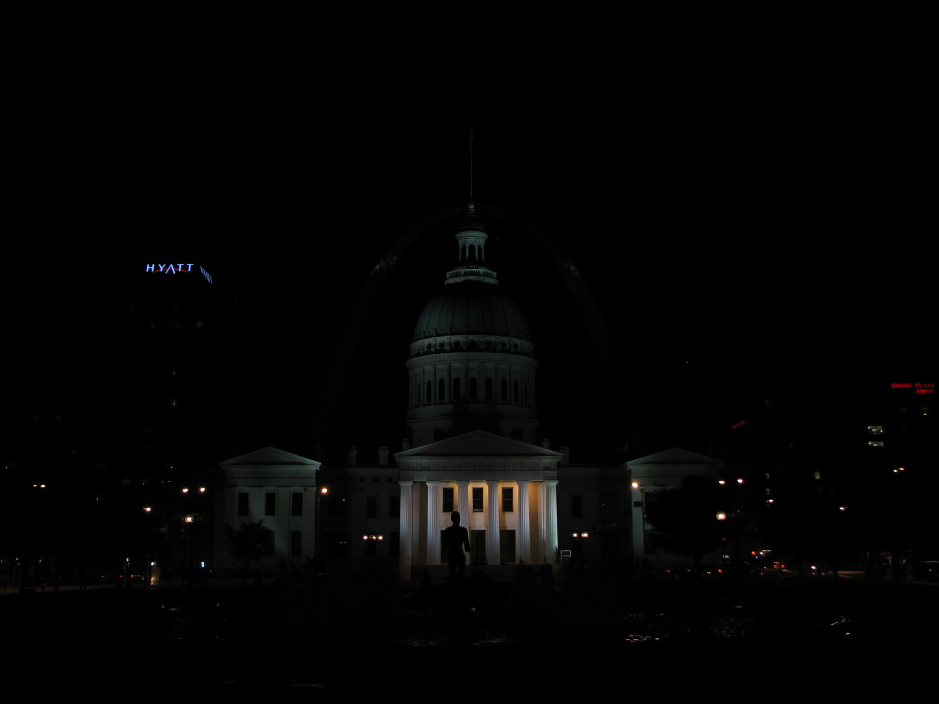
#> input picture Imagens/img_0.033.jpg, 2816 x 2112 px, found by its file name (shown at 1/3 size)
$ python 'Efeito HDR - Mantiuk - Versão 1.0.0.py'
#> lines starting #> are read from the running program, lines starting #| are printed output that depends on the picture
# Referencia
# https://github.com/spmallick/learnopencv/tree/master/hdr
# https://digital-photography-school.com/getting-real-hdr/
# https://digital-photography-school.com/bracketing-what-is-it-and-what-to-do-with-the-images/
# https://docs.opencv.org/3.4/d2/df0/tutorial_py_hdr.html
# https://www.toptal.com/opencv/python-image-processing-in-computational-photography
# https://github.com/vivianhylee/high-dynamic-range-image
# https://towardsdatascience.com/a-simple-hdr-implementation-on-opencv-python-2325dbd9c650
#

#
########################################################################
# Importação das Bibliotecas Necessárias
########################################################################
#
import cv2 as cv
import numpy as np

#
########################################################################
# Funções de Apoio
########################################################################
#
def ImagensExposicao ():

  Exposicao = np.array([ 1/30.0, 0.25, 2.5, 15.0 ], dtype=np.float32)
  NomeArquivos = [
                  "/home/asoares/OpenCV/Imagens/img_0.033.jpg",
                  "/home/asoares/OpenCV/Imagens/img_0.25.jpg",
                  "/home/asoares/OpenCV/Imagens/img_2.5.jpg",
                  "/home/asoares/OpenCV/Imagens/img_15.jpg"
                 ]

  imgImagens = []
  for Nome in NomeArquivos:
      imgTmp = cv.imread(Nome)
#> imgTmp is the input picture: shape (2112, 2816, 3); mean B, G, R 3.4, 3.7, 3.7
      imgImagens.append(imgTmp)

  return (imgImagens, Exposicao)

#
########################################################################
# Leitura das Imagens e Exposições
########################################################################
#
lstImagens, Exposicao = ImagensExposicao()

#
########################################################################
# Alinhando as Imagens
########################################################################
#
alignMTB = cv.createAlignMTB()
alignMTB.process(lstImagens, lstImagens)

#
########################################################################
# Obtendo Camera Response Function (CRF)
########################################################################
#
calibrateDebevec = cv.createCalibrateDebevec()
responseDebevec = calibrateDebevec.process(lstImagens, Exposicao)

#
########################################################################
# Juntando as Imgens de Maneira Linear
########################################################################
#
mergeDebevec = cv.createMergeDebevec()
hdrDebevec = mergeDebevec.process(lstImagens, Exposicao, responseDebevec)
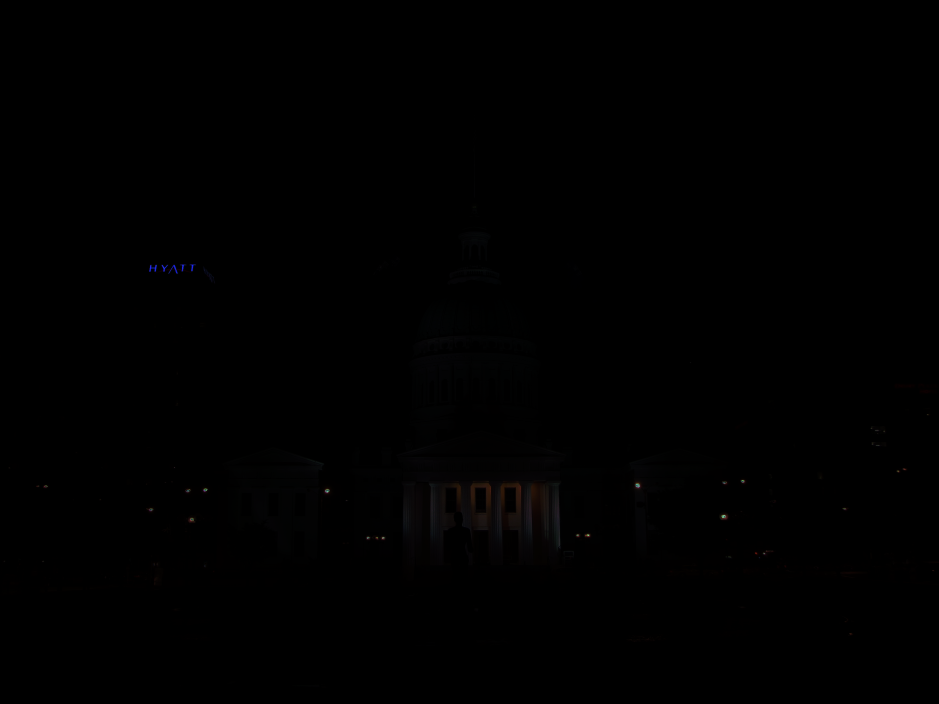
#> hdrDebevec: shape (2112, 2816, 3) float32 (shown at 1/3 size); mean of channels 0, 1, 2 0.6, 0.6, 0.7; drawn with min black and max white

#
########################################################################
# Usando o Método de Mantiuk para Obter Imagens Coloridas de 24 bits
########################################################################
#
tonemapMantiuk = cv.createTonemapMantiuk(2.2,0.85, 1.2)
ldrMantiuk = tonemapMantiuk.process(hdrDebevec)
#> ldrMantiuk: shape (2112, 2816, 3) float32; 0% of the values are NaN or infinite; the others: min 0.000604, max 1, mean 0.0746
ldrMantiuk = 3 * ldrMantiuk
#> ldrMantiuk: shape (2112, 2816, 3) float32; 0% of the values are NaN or infinite; the others: min 0.00181, max 3, mean 0.224

#
########################################################################
# Preparação para Apresentação dos Resultados
########################################################################
#
lstImagens[0] = cv.resize(lstImagens[0], (450, 300), interpolation = cv.INTER_AREA)
lstImagens[0] = cv.copyMakeBorder (
                                      src=lstImagens[0],
                                      top=5,
                                      bottom=5,
                                      left=5,
                                      right=5,
                                      borderType=cv.BORDER_CONSTANT,
                                      value=(255,255,255)
                                    )

lstImagens[1] = cv.resize(lstImagens[1], (450, 300), interpolation = cv.INTER_AREA)
lstImagens[1] = cv.copyMakeBorder (
                                      src=lstImagens[1],
                                      top=5,
                                      bottom=5,
                                      left=5,
                                      right=5,
                                      borderType=cv.BORDER_CONSTANT,
                                      value=(255,255,255)
                                    )

lstImagens[2] = cv.resize(lstImagens[2], (450, 300), interpolation = cv.INTER_AREA)
lstImagens[2] = cv.copyMakeBorder (
                                      src=lstImagens[2],
                                      top=5,
                                      bottom=5,
                                      left=5,
                                      right=5,
                                      borderType=cv.BORDER_CONSTANT,
                                      value=(255,255,255)
                                    )

lstImagens[3] = cv.resize(lstImagens[3], (450, 300), interpolation = cv.INTER_AREA)
lstImagens[3] = cv.copyMakeBorder (
                                      src=lstImagens[3],
                                      top=5,
                                      bottom=5,
                                      left=5,
                                      right=5,
                                      borderType=cv.BORDER_CONSTANT,
                                      value=(255,255,255)
                                    )

ldrMantiuk = cv.resize(ldrMantiuk, (450, 300), interpolation = cv.INTER_AREA)
#> ldrMantiuk: shape (300, 450, 3) float32; 0% of the values are NaN or infinite; the others: min 0.0482, max 2.49, mean 0.224
ldrMantiuk = cv.copyMakeBorder (
                                src=ldrMantiuk,
                                top=5,
                                bottom=5,
                                left=5,
                                right=5,
                                borderType=cv.BORDER_CONSTANT,
                                value=(255,255,255)
                             )
#> ldrMantiuk: shape (310, 460, 3) float32; 0% of the values are NaN or infinite; the others: min 0.0482, max 255, mean 13.8

#
########################################################################
# Apresentação dos Resultados
########################################################################
#
imgResultado = np.hstack ( [lstImagens[0], lstImagens[1], lstImagens [2], lstImagens [3]])
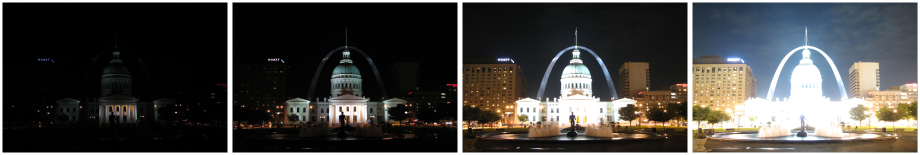
#> imgResultado: shape (310, 1840, 3) (shown at 1/2 size); mean of channels 0, 1, 2 64.6, 67.2, 68.7; drawn as B, G, R
cv.imshow ( "Imagens com Diferentes Exposicoes", imgResultado)
cv.imshow ( "Efeito Final", ldrMantiuk)
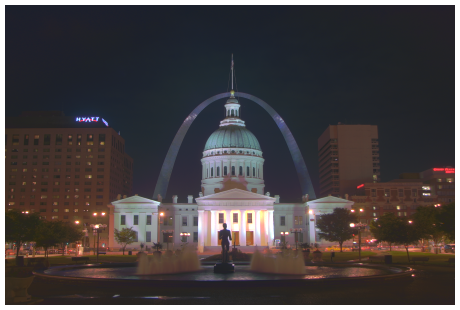
#> window 'Efeito Final': shape (310, 460, 3); mean B, G, R 65.9, 64.6, 70.2
cv.waitKey(0)
cv.destroyAllWindows()

########################################################################
# FIM DO PROGRAMA
########################################################################
